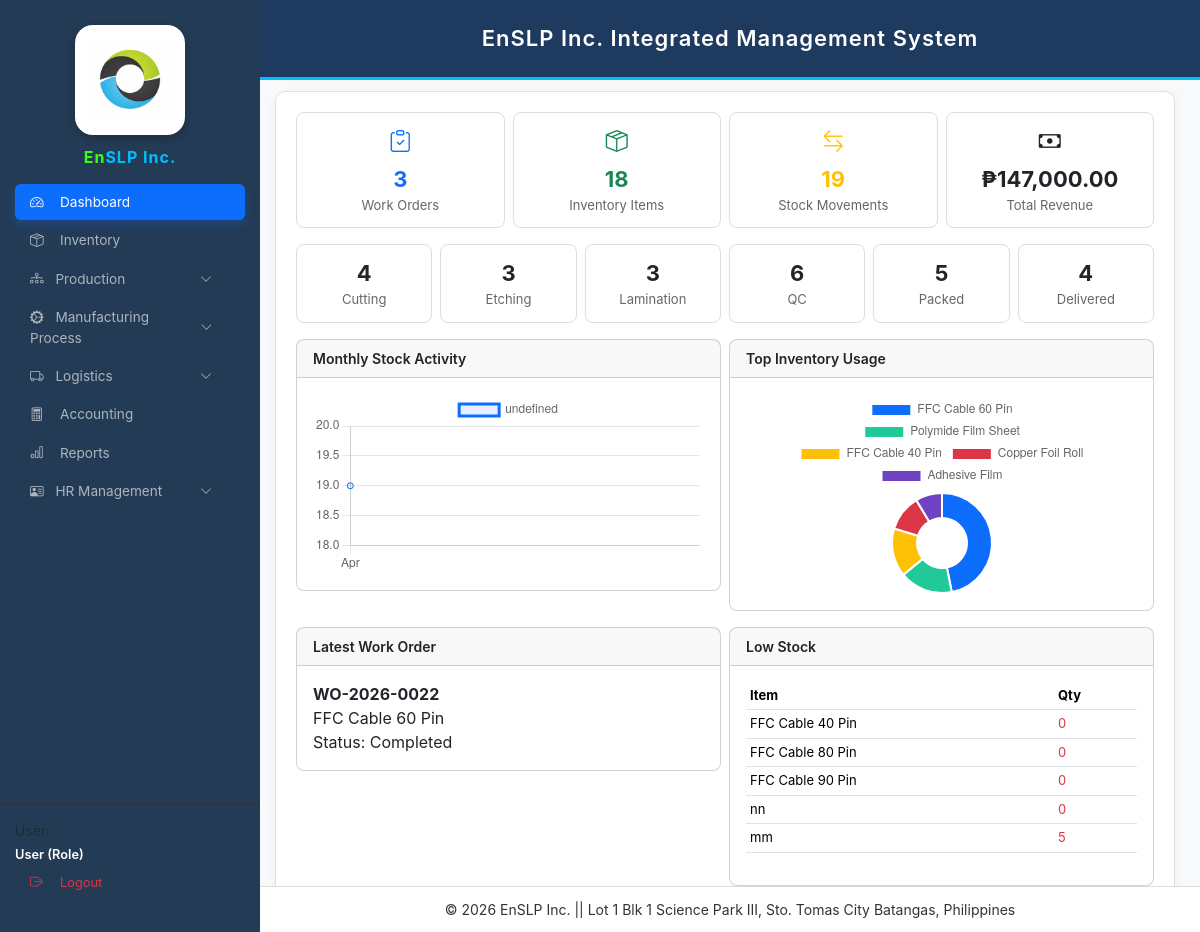
Page /dashboard.php on the committed database.
### tables this page shows
CREATE TABLE `work_orders` (
  `id` int(11) NOT NULL,
  `wo_no` varchar(50) DEFAULT NULL,
  `product_name` varchar(150) NOT NULL,
  `client` varchar(150) DEFAULT NULL,
  `qty` int(11) DEFAULT 0,
  `status` varchar(50) DEFAULT NULL,
  `date_started` date NOT NULL,
  `date_completed` date DEFAULT NULL,
  `remarks` varchar(255) DEFAULT NULL,
  `created_at` timestamp NOT NULL DEFAULT current_timestamp(),
  `selling_price` decimal(10,2) DEFAULT 0.00
);

CREATE TABLE `inventory_items` (
  `id` int(11) NOT NULL,
  `item_code` varchar(50) DEFAULT NULL,
  `item_name` varchar(150) NOT NULL,
  `category` varchar(50) DEFAULT NULL,
  `unit` varchar(30) DEFAULT 'pcs',
  `quantity` int(11) NOT NULL DEFAULT 0,
  `reorder_level` int(11) NOT NULL DEFAULT 0,
  `created_at` datetime NOT NULL DEFAULT current_timestamp(),
  `cost` decimal(10,2) DEFAULT NULL,
  `selling_price` decimal(10,2) DEFAULT 0.00,
  `status` varchar(20) DEFAULT 'active',
  `value` decimal(10,2) DEFAULT 0.00
);

### dashboard.php (the view, shortened to what this page needs)
<?php
require_once 'config.php';
function safeCount(PDO $conn, string $table): int{
    try{
        $stmt=$conn->query("SELECT COUNT(*) total FROM `$table`");
        $row=$stmt->fetch(PDO::FETCH_ASSOC);
        return (int)($row['total'] ?? 0);
    }catch(Throwable $e){
        return 0;
    }
}
$workOrders = safeCount($conn,"work_orders");
try{
    $stmt = $conn->query("
        SELECT COUNT(*)
        FROM inventory_items
        WHERE status='active'
    ");
    $inventory = $stmt->fetchColumn();
}catch(Throwable $e){
    $inventory = 0;
}
$stockTxn   = safeCount($conn,"stock_movements");
$cutting    = safeCount($conn,"cutting_jobs");
$etching    = safeCount($conn,"etching_jobs");
$lamination = safeCount($conn,"lamination_jobs");
$qc         = safeCount($conn,"inspection_qc");
$packing    = safeCount($conn,"packing_jobs");
$delivered=0;
try{
$delivered=$conn->query("
SELECT COUNT(*) FROM deliveries
WHERE status='Delivered'
")->fetchColumn();
}catch(Throwable $e){}
$totalSales=0;
try{
$totalSales=$conn->query("
SELECT IFNULL(SUM(amount),0)
FROM accounting_transactions
WHERE type='Income'
")->fetchColumn();
}catch(Throwable $e){}
$latestWO=null;
try{
$latestWO=$conn->query("
SELECT wo_no,product_name,status
FROM work_orders
ORDER BY id DESC
LIMIT 1
")->fetch(PDO::FETCH_ASSOC);
}catch(Throwable $e){}
$lowStocks=[];
try{
    $lowStocks=$conn->query("
    SELECT item_name,quantity,reorder_level
    FROM inventory_items
    WHERE quantity <= 10
    ORDER BY quantity ASC
    LIMIT 5
    ")->fetchAll(PDO::FETCH_ASSOC);
}catch(Throwable $e){}
$monthlyLabels=[];
$monthlyData=[];
try{
$stmt=$conn->query("
SELECT DATE_FORMAT(created_at,'%b') m,
COUNT(*) total
FROM stock_movements
GROUP BY MONTH(created_at)
ORDER BY MONTH(created_at)
");
foreach($stmt as $r){
$monthlyLabels[]=$r['m'];
$monthlyData[]=$r['total'];
}
}catch(Throwable $e){}
$topLabels=[];
$topData=[];
try{
$stmt=$conn->query("
SELECT ii.item_name,SUM(sm.quantity) total
FROM stock_movements sm
LEFT JOIN inventory_items ii ON ii.id=sm.item_id
GROUP BY sm.item_id
ORDER BY total DESC
LIMIT 5
");
foreach($stmt as $r){
$topLabels[]=$r['item_name'];
$topData[]=$r['total'];
}
}catch(Throwable $e){}
?>
<!DOCTYPE html>
<html>
<head>
<link href="https://cdn.jsdelivr.net/npm/bootstrap@5.3.3/dist/css/bootstrap.min.css" rel="stylesheet">
<link rel="stylesheet" href="https://cdn.jsdelivr.net/npm/bootstrap-icons@1.11.3/font/bootstrap-icons.css">
</head>
<body>
<?php include 'sidebar.php'; ?>
<?php include 'header.php'; ?>
<div class="main-content">
<div class="dashboard-title">
<h4 class="mb-0">
</h4>
</div>
<div class="dashboard-container">
<div class="row g-2 mb-3">
<div class="col-md-3">
<div class="summary-card">
<div class="summary-icon text-primary">
<i class="bi bi-clipboard-check"></i>
</div>
<div class="summary-number text-primary"><?= $workOrders ?></div>
<div class="summary-label">Work Orders</div>
</div>
</div>
<div class="col-md-3">
<div class="summary-card">
<div class="summary-icon text-success">
<i class="bi bi-box-seam"></i>
</div>
<div class="summary-number text-success"><?= $inventory ?></div>
<div class="summary-label">Inventory Items</div>
</div>
</div>
<div class="col-md-3">
<div class="summary-card">
<div class="summary-icon text-warning">
<i class="bi bi-arrow-left-right"></i>
</div>
<div class="summary-number text-warning"><?= $stockTxn ?></div>
<div class="summary-label">Stock Movements</div>
</div>
</div>
<div class="col-md-3">
<div class="summary-card">
<div class="summary-icon text-dark">
<i class="bi bi-cash"></i>
</div>
<div class="summary-number text-dark">₱<?=number_format($totalSales,2)?></div>
<div class="summary-label">Total Revenue</div>
</div>
</div>
</div>
<div class="row g-2 mb-3">
<div class="col-md-2">
<div class="summary-card">
<div class="summary-number"><?= $cutting ?></div>
<div class="summary-label">Cutting</div>
</div>
</div>
<div class="col-md-2">
<div class="summary-card">
<div class="summary-number"><?= $etching ?></div>
<div class="summary-label">Etching</div>
</div>
</div>
<div class="col-md-2">
<div class="summary-card">
<div class="summary-number"><?= $lamination ?></div>
<div class="summary-label">Lamination</div>
</div>
</div>
<div class="col-md-2">
<div class="summary-card">
<div class="summary-number"><?= $qc ?></div>
<div class="summary-label">QC</div>
</div>
</div>
<div class="col-md-2">
<div class="summary-card">
<div class="summary-number"><?= $packing ?></div>
<div class="summary-label">Packed</div>
</div>
</div>
<div class="col-md-2">
<div class="summary-card">
<div class="summary-number"><?= $delivered ?></div>
<div class="summary-label">Delivered</div>
</div>
</div>
</div>
<div class="row g-2 mb-3">
<div class="col-md-6">
<div class="card">
<div class="card-header">Monthly Stock Activity</div>
<div class="card-body">
<canvas id="monthlyChart"></canvas>
</div>
</div>
</div>
<div class="col-md-6">
<div class="card">
<div class="card-header">Top Inventory Usage</div>
<div class="card-body d-flex justify-content-center">
<canvas id="topChart"></canvas>
</div>
</div>
</div>
</div>
<div class="row g-2">
<div class="col-md-6">
<div class="card">
<div class="card-header">Latest Work Order</div>
<div class="card-body">
<?php if($latestWO): ?>
<b><?=htmlspecialchars($latestWO['wo_no'])?></b><br>
<?=htmlspecialchars($latestWO['product_name'])?><br>
Status: <?=htmlspecialchars($latestWO['status'])?>
<?php else: ?>
No data
<?php endif; ?>
</div>
</div>
</div>
<div class="col-md-6">
<div class="card">
<div class="card-header">Low Stock</div>
<div class="card-body">
<?php if(!$lowStocks): ?>
<span class="text-success">All items OK</span>
<?php else: ?>
<table class="table table-sm">
<tr>
<th>Item</th>
<th>Qty</th>
</tr>
<?php foreach($lowStocks as $ls): ?>
<tr>
<td><?=htmlspecialchars($ls['item_name'])?></td>
<td class="text-danger"><?= (int)$ls['quantity'] ?></td>
</tr>
<?php endforeach; ?>
</table>
<?php endif; ?>
</div>
</div>
</div>
</div>
</div>
</div>
<script>
new Chart(
document.getElementById('monthlyChart'),
{
type:'line',
data:{
labels:<?=json_encode($monthlyLabels)?>,
datasets:[{
data:<?=json_encode($monthlyData)?>,
borderColor:'#0d6efd',
backgroundColor:'rgba(13,110,253,0.1)',
fill:true
}]
},
options:{responsive:true,maintainAspectRatio:false}
}
);
new Chart(
document.getElementById('topChart'),
{
type:'doughnut',
data:{
labels:<?=json_encode($topLabels)?>,
datasets:[{
data:<?=json_encode($topData)?>,
backgroundColor:[
'#0d6efd','#20c997','#ffc107','#dc3545','#6f42c1'
]
}]
},
options:{responsive:true,maintainAspectRatio:false}
}
);
</script>
<?php include 'footer.php'; ?>
</body>
</html>

### dashboard.php (style rules this page uses)
body { background:#f4f6f9; font-family:Arial; }
.dashboard-title { background:#ffffff; padding:10px 15px; border:1px solid #ddd; border-radius:8px 8px 0 0; margin-bottom:15px; font-weight:600; }
.main-content { margin-left:250px; padding:25px; }
.dashboard-container { background:#ffffff; border-radius:10px; padding:20px; border:1px solid #e0e0e0; box-shadow:0 3px 10px rgba(0,0,0,0.05); }
.summary-card { background:#fff; border:1px solid #ddd; border-radius:8px; padding:12px; text-align:center; }
.summary-icon { font-size:22px; margin-bottom:5px; }
.summary-number { font-size:22px; font-weight:bold; }
.summary-label { font-size:13px; color:#666; }
.card { border-radius:8px; }
.card-header { font-size:14px; font-weight:600; }
#monthlyChart { height:180px !important; }
#topChart { height:200px !important; max-width:320px; }
table { font-size:13px; }

### sidebar.php (style rules this page uses)
:root { --sb-width:260px; --primary-blue:#0d6efd; --sidebar-bg:#243b55; }
body { font-family:'Inter',sans-serif!important; margin:0!important; background:#f8f9fa; }

### rows in the picture
work_orders: wo_no "WO-2026-0022", product_name "FFC Cable 60 Pin", status "Completed"
inventory_items: item_name "FFC Cable 40 Pin", quantity "0"
inventory_items: item_name "FFC Cable 80 Pin", quantity "0"
inventory_items: item_name "FFC Cable 90 Pin", quantity "0"
inventory_items: item_name "nn", quantity "0"
inventory_items: item_name "mm", quantity "5"

### other values in the picture
$workOrders "3"
$inventory "18"
$stockTxn "19"
$totalSales "147,000.00"
$cutting "4"
$etching "3"
$lamination "3"
$qc "6"
$packing "5"
$delivered "4"
chart data {{ json_encode($monthlyLabels) }} ["Apr"]
chart data {{ json_encode($monthlyData) }} [19]
chart data {{ json_encode($topLabels) }} ["FFC Cable 60 Pin","Polymide Film Sheet","FFC Cable 40 Pin","Copper Foil Roll","Adhesive Film"]
chart data {{ json_encode($topData) }} ["600","220","200","150","110"]
